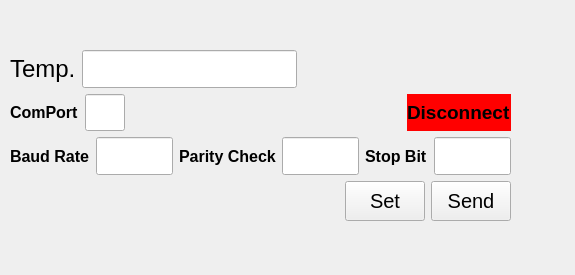
<?xml version="1.0" encoding="UTF-8"?>
<ui version="4.0">
 <class>frmChuckTemp</class>
 <widget class="QMainWindow" name="frmChuckTemp">
  <property name="enabled">
   <bool>true</bool>
  </property>
  <property name="geometry">
   <rect>
    <x>0</x>
    <y>0</y>
    <width>575</width>
    <height>275</height>
   </rect>
  </property>
  <property name="sizePolicy">
   <sizepolicy hsizetype="Expanding" vsizetype="Expanding">
    <horstretch>0</horstretch>
    <verstretch>0</verstretch>
   </sizepolicy>
  </property>
  <property name="minimumSize">
   <size>
    <width>575</width>
    <height>275</height>
   </size>
  </property>
  <property name="windowTitle">
   <string>Chuck Temp.</string>
  </property>
  <property name="windowIcon">
   <iconset>
    <normaloff>Simulator.png</normaloff>Simulator.png</iconset>
  </property>
  <widget class="QWidget" name="centralwidget_ChuckTemp">
   <widget class="QWidget" name="layoutWidget">
    <property name="geometry">
     <rect>
      <x>10</x>
      <y>50</y>
      <width>501</width>
      <height>171</height>
     </rect>
    </property>
    <layout class="QVBoxLayout" name="verticalLayout_ChuckTemp">
     <item>
      <layout class="QHBoxLayout" name="horizontalLayout_Temp">
       <item>
        <widget class="QLabel" name="Label_Temp">
         <property name="font">
          <font>
           <family>Arial</family>
           <pointsize>18</pointsize>
          </font>
         </property>
         <property name="text">
          <string>Temp.</string>
         </property>
        </widget>
       </item>
       <item>
        <widget class="QLineEdit" name="lineEdit_Temp">
         <property name="sizePolicy">
          <sizepolicy hsizetype="Expanding" vsizetype="Expanding">
           <horstretch>0</horstretch>
           <verstretch>0</verstretch>
          </sizepolicy>
         </property>
         <property name="minimumSize">
          <size>
           <width>150</width>
           <height>30</height>
          </size>
         </property>
         <property name="font">
          <font>
           <family>Arial</family>
           <pointsize>12</pointsize>
           <weight>75</weight>
           <bold>true</bold>
          </font>
         </property>
        </widget>
       </item>
       <item>
        <spacer name="horizontalSpacer_Temp">
         <property name="orientation">
          <enum>Qt::Horizontal</enum>
         </property>
         <property name="sizeHint" stdset="0">
          <size>
           <width>100</width>
           <height>20</height>
          </size>
         </property>
        </spacer>
       </item>
      </layout>
     </item>
     <item>
      <layout class="QHBoxLayout" name="horizontalLayout_CS">
       <item>
        <layout class="QHBoxLayout" name="horizontalLayout_Com">
         <item>
          <widget class="QLabel" name="Label_Com">
           <property name="font">
            <font>
             <family>Arial</family>
             <pointsize>12</pointsize>
             <weight>75</weight>
             <bold>true</bold>
            </font>
           </property>
           <property name="text">
            <string>ComPort</string>
           </property>
          </widget>
         </item>
         <item>
          <widget class="QLineEdit" name="lineEdit_Com">
           <property name="sizePolicy">
            <sizepolicy hsizetype="Expanding" vsizetype="Expanding">
             <horstretch>0</horstretch>
             <verstretch>0</verstretch>
            </sizepolicy>
           </property>
           <property name="minimumSize">
            <size>
             <width>40</width>
             <height>30</height>
            </size>
           </property>
           <property name="font">
            <font>
             <family>Arial</family>
             <pointsize>12</pointsize>
             <weight>75</weight>
             <bold>true</bold>
            </font>
           </property>
          </widget>
         </item>
        </layout>
       </item>
       <item>
        <spacer name="horizontalSpacer_CS">
         <property name="orientation">
          <enum>Qt::Horizontal</enum>
         </property>
         <property name="sizeType">
          <enum>QSizePolicy::Expanding</enum>
         </property>
         <property name="sizeHint" stdset="0">
          <size>
           <width>475</width>
           <height>30</height>
          </size>
         </property>
        </spacer>
       </item>
       <item>
        <widget class="QLabel" name="Label_Status">
         <property name="font">
          <font>
           <family>Arial</family>
           <pointsize>14</pointsize>
           <weight>75</weight>
           <bold>true</bold>
          </font>
         </property>
         <property name="styleSheet">
          <string notr="true">background-color: red; 
color: black; </string>
         </property>
         <property name="text">
          <string>Disconnect</string>
         </property>
        </widget>
       </item>
      </layout>
     </item>
     <item>
      <layout class="QHBoxLayout" name="horizontalLayout_BPS">
       <item>
        <layout class="QHBoxLayout" name="horizontalLayout_BaudRate">
         <item>
          <widget class="QLabel" name="Label_BaudRate">
           <property name="font">
            <font>
             <family>Arial</family>
             <pointsize>12</pointsize>
             <weight>75</weight>
             <bold>true</bold>
            </font>
           </property>
           <property name="text">
            <string>Baud Rate</string>
           </property>
          </widget>
         </item>
         <item>
          <widget class="QLineEdit" name="lineEdit_BaudRate">
           <property name="sizePolicy">
            <sizepolicy hsizetype="Expanding" vsizetype="Expanding">
             <horstretch>0</horstretch>
             <verstretch>0</verstretch>
            </sizepolicy>
           </property>
           <property name="minimumSize">
            <size>
             <width>75</width>
             <height>30</height>
            </size>
           </property>
           <property name="font">
            <font>
             <family>Arial</family>
             <pointsize>12</pointsize>
             <weight>75</weight>
             <bold>true</bold>
            </font>
           </property>
          </widget>
         </item>
        </layout>
       </item>
       <item>
        <layout class="QHBoxLayout" name="horizontalLayout_ParityCheck">
         <item>
          <widget class="QLabel" name="Label_ParityCheck">
           <property name="font">
            <font>
             <family>Arial</family>
             <pointsize>12</pointsize>
             <weight>75</weight>
             <bold>true</bold>
            </font>
           </property>
           <property name="text">
            <string>Parity Check</string>
           </property>
          </widget>
         </item>
         <item>
          <widget class="QLineEdit" name="lineEdit_ParityCheck">
           <property name="sizePolicy">
            <sizepolicy hsizetype="Expanding" vsizetype="Expanding">
             <horstretch>0</horstretch>
             <verstretch>0</verstretch>
            </sizepolicy>
           </property>
           <property name="minimumSize">
            <size>
             <width>20</width>
             <height>30</height>
            </size>
           </property>
           <property name="font">
            <font>
             <family>Arial</family>
             <pointsize>12</pointsize>
             <weight>75</weight>
             <bold>true</bold>
            </font>
           </property>
          </widget>
         </item>
        </layout>
       </item>
       <item>
        <layout class="QHBoxLayout" name="horizontalLayout_StopBit">
         <item>
          <widget class="QLabel" name="Label_StopBit">
           <property name="font">
            <font>
             <family>Arial</family>
             <pointsize>12</pointsize>
             <weight>75</weight>
             <bold>true</bold>
            </font>
           </property>
           <property name="text">
            <string>Stop Bit</string>
           </property>
          </widget>
         </item>
         <item>
          <widget class="QLineEdit" name="lineEdit_StopBit">
           <property name="sizePolicy">
            <sizepolicy hsizetype="Expanding" vsizetype="Expanding">
             <horstretch>0</horstretch>
             <verstretch>0</verstretch>
            </sizepolicy>
           </property>
           <property name="minimumSize">
            <size>
             <width>20</width>
             <height>30</height>
            </size>
           </property>
           <property name="font">
            <font>
             <family>Arial</family>
             <pointsize>12</pointsize>
             <weight>75</weight>
             <bold>true</bold>
            </font>
           </property>
          </widget>
         </item>
        </layout>
       </item>
      </layout>
     </item>
     <item>
      <layout class="QHBoxLayout" name="horizontalLayout_Send">
       <item>
        <spacer name="horizontalSpacer_Send">
         <property name="orientation">
          <enum>Qt::Horizontal</enum>
         </property>
         <property name="sizeHint" stdset="0">
          <size>
           <width>40</width>
           <height>20</height>
          </size>
         </property>
        </spacer>
       </item>
       <item>
        <widget class="QPushButton" name="PushButton_Set">
         <property name="sizePolicy">
          <sizepolicy hsizetype="Fixed" vsizetype="Fixed">
           <horstretch>0</horstretch>
           <verstretch>0</verstretch>
          </sizepolicy>
         </property>
         <property name="minimumSize">
          <size>
           <width>40</width>
           <height>40</height>
          </size>
         </property>
         <property name="font">
          <font>
           <family>Arial</family>
           <pointsize>15</pointsize>
          </font>
         </property>
         <property name="text">
          <string>Set</string>
         </property>
        </widget>
       </item>
       <item>
        <widget class="QPushButton" name="PushButton_Send">
         <property name="sizePolicy">
          <sizepolicy hsizetype="Fixed" vsizetype="Fixed">
           <horstretch>0</horstretch>
           <verstretch>0</verstretch>
          </sizepolicy>
         </property>
         <property name="minimumSize">
          <size>
           <width>40</width>
           <height>40</height>
          </size>
         </property>
         <property name="font">
          <font>
           <family>Arial</family>
           <pointsize>15</pointsize>
          </font>
         </property>
         <property name="text">
          <string>Send</string>
         </property>
        </widget>
       </item>
      </layout>
     </item>
    </layout>
   </widget>
  </widget>
 </widget>
 <resources/>
 <connections/>
</ui>
